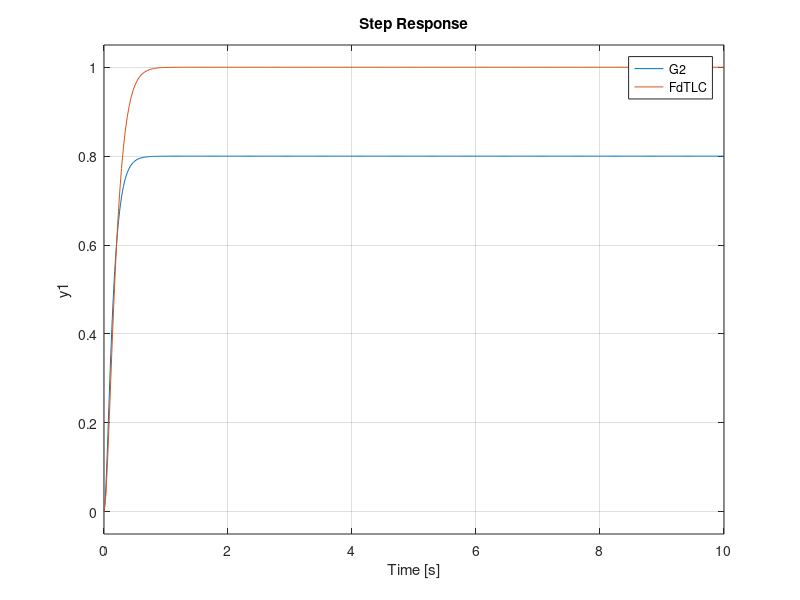

MATLAB code for this plot:
close all; clear all; history -c; clc;
pkg load control;

s = tf('s');
G2 = 0.8/((0.1*s + 1)*(0.05*s + 1));
pole(G2)    % Se tiene que los polos estan en -10 y -20

% Requerimientos: ess = 0 ; Ts minimo ; Mp = 0 (respuesta criticamente amort.)
% Se utiliza un compensador PI para cancelar el polo dominante, esto es:
Ti = 1/10;
PI = (s + 1/Ti)/s;
FdTLA = PI*G2;
rlocus(FdTLA)
% Para una respuesta criticamente amortiguada, se elige un punto donde las
% raices sean reales, negativas e iguales, por lo que segun el rlocus, este
% punto es:
s1 = -10;
G2PI = minreal(G2*PI);
Kp = 1/abs( (160/(s1^2 + 20*s1)) )  % Kp = 0.6250
PI = Kp*PI;
FdTLC = minreal(feedback(G2*PI, 1))
% Se verifican estos valores con:
pole(FdTLC)        % Se ven los polos dobles en s = -10
step(G2, FdTLC, 10)
